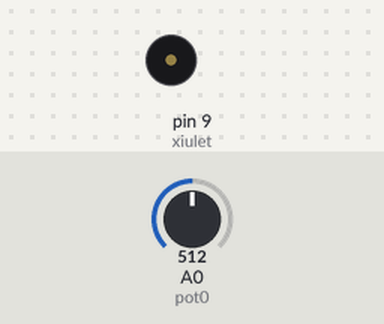
The sketch below on a simulated Arduino Uno, built with avr-gcc and run on an emulated ATmega328P. On the bench: buzzer (waves = sounding). Inputs (shaded band) come from the test bench; at power-on: A0 (pot0) = 512.

Above: at 1.8 s.
1.9 s: A0 (pot0) set to 306
At 2.2 s:
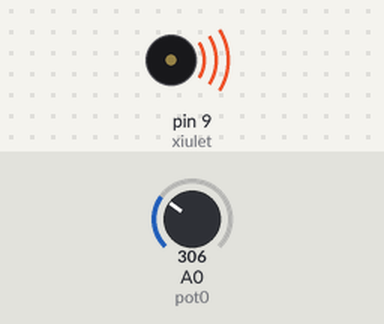
At 3.5 s:
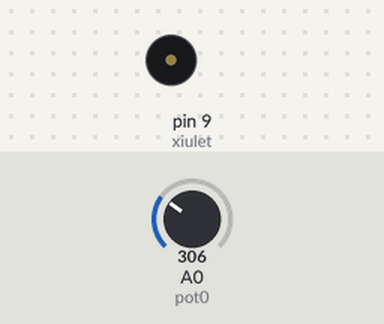
5.4 s: A0 (pot0) set to 122
Timing chart, 0 to 14.9 s (numbered marks = the images above; inputs shaded):
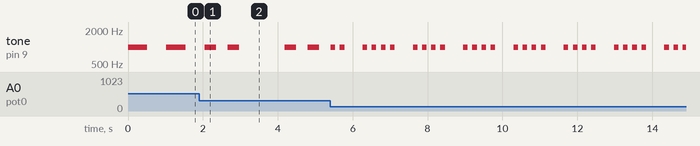

Measured:
- by itself, tone on pin 9 (xiulet): repeats every 1.3 s: silent 0.12 s, 1000 Hz 0.12 s, silent 0.49 s, 2 × (1000 Hz 0.12 s, silent 0.12 s), 1000 Hz 0.12 s

The sketch:

Exercici_3.ino
```cpp
/**********************************************************************
**                                                                   **
**                               TÍTOL:                              **
**                      LL09_Rubén_Martos_ARDUINO                    **
**                                                                   **
**  NOM: Rubén Martos Gutiérrez                     Data: 12/01/2022 **
**********************************************************************/
//************************** INCLUDE **********************************


//************************ VARIABLES **********************************
const byte xiulet = 9;        // donar nom al pin 9 de l’Arduino
const byte pot0 = A0;         // donar nom al pin A0 de l’Arduino
int valPot0;                 // guardar valor del potenciometre


//************************** SETUP ************************************

void setup()  // ho fa un cop quan el programa s'inicia
{
 pinMode(xiulet, OUTPUT);   // definir el pin 9 com una sortida

}

//************************** LOOP *************************************
void loop()      //we need this to be here even though its empty
{
  valPot0 = analogRead(pot0);    // llegir valor potenciòmetre

  tone(xiulet, 1000, valPot0);    // xiulet de durada valPot0
 delay(2*valPot0);              // esperar valPot0 del xiulet + valPot0 silenci

valPot0 = analogRead(pot0);    // llegir valor potenciòmetre
  tone(xiulet, 1000, valPot0);    // xiulet de durada valPot0
   delay(2*valPot0);              // esperar valPot0 del xiulet + valPot0 silenci

valPot0 = analogRead(pot0);    // llegir valor potenciòmetre
  tone(xiulet, 1000, valPot0);    // xiulet de durada valPot0
   delay(2*valPot0);              // esperar valPot0 del xiulet + valPot0 silenci

valPot0 = analogRead(pot0);    // llegir valor potenciòmetre
  tone(xiulet, 1000, valPot0);    // xiulet de durada valPot0
  delay(5*valPot0);              // esperar valPot0 del xiulet + valPot0 silenci
}

//************************** FUNCIONS  *********************************
```
